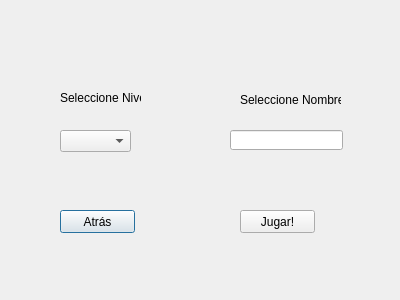
<?xml version="1.0" encoding="UTF-8"?>
<ui version="4.0">
 <class>eleccion</class>
 <widget class="QDialog" name="eleccion">
  <property name="geometry">
   <rect>
    <x>0</x>
    <y>0</y>
    <width>400</width>
    <height>300</height>
   </rect>
  </property>
  <property name="windowTitle">
   <string>Dialog</string>
  </property>
  <widget class="QComboBox" name="comboBox">
   <property name="geometry">
    <rect>
     <x>60</x>
     <y>130</y>
     <width>71</width>
     <height>22</height>
    </rect>
   </property>
   <item>
    <property name="text">
     <string/>
    </property>
   </item>
   <item>
    <property name="text">
     <string>Fácil</string>
    </property>
   </item>
   <item>
    <property name="text">
     <string>Medio</string>
    </property>
   </item>
   <item>
    <property name="text">
     <string>Difícil</string>
    </property>
   </item>
  </widget>
  <widget class="QLabel" name="label">
   <property name="geometry">
    <rect>
     <x>60</x>
     <y>90</y>
     <width>81</width>
     <height>16</height>
    </rect>
   </property>
   <property name="text">
    <string>Seleccione Nivel</string>
   </property>
  </widget>
  <widget class="QPushButton" name="pushButton">
   <property name="geometry">
    <rect>
     <x>60</x>
     <y>210</y>
     <width>75</width>
     <height>23</height>
    </rect>
   </property>
   <property name="text">
    <string>Atrás</string>
   </property>
  </widget>
  <widget class="QPushButton" name="empezar">
   <property name="geometry">
    <rect>
     <x>240</x>
     <y>210</y>
     <width>75</width>
     <height>23</height>
    </rect>
   </property>
   <property name="text">
    <string>Jugar!</string>
   </property>
  </widget>
  <widget class="QLabel" name="label_2">
   <property name="geometry">
    <rect>
     <x>240</x>
     <y>90</y>
     <width>101</width>
     <height>20</height>
    </rect>
   </property>
   <property name="text">
    <string>Seleccione Nombre</string>
   </property>
  </widget>
  <widget class="QLineEdit" name="nombre">
   <property name="geometry">
    <rect>
     <x>230</x>
     <y>130</y>
     <width>113</width>
     <height>20</height>
    </rect>
   </property>
  </widget>
 </widget>
 <resources/>
 <connections/>
</ui>
